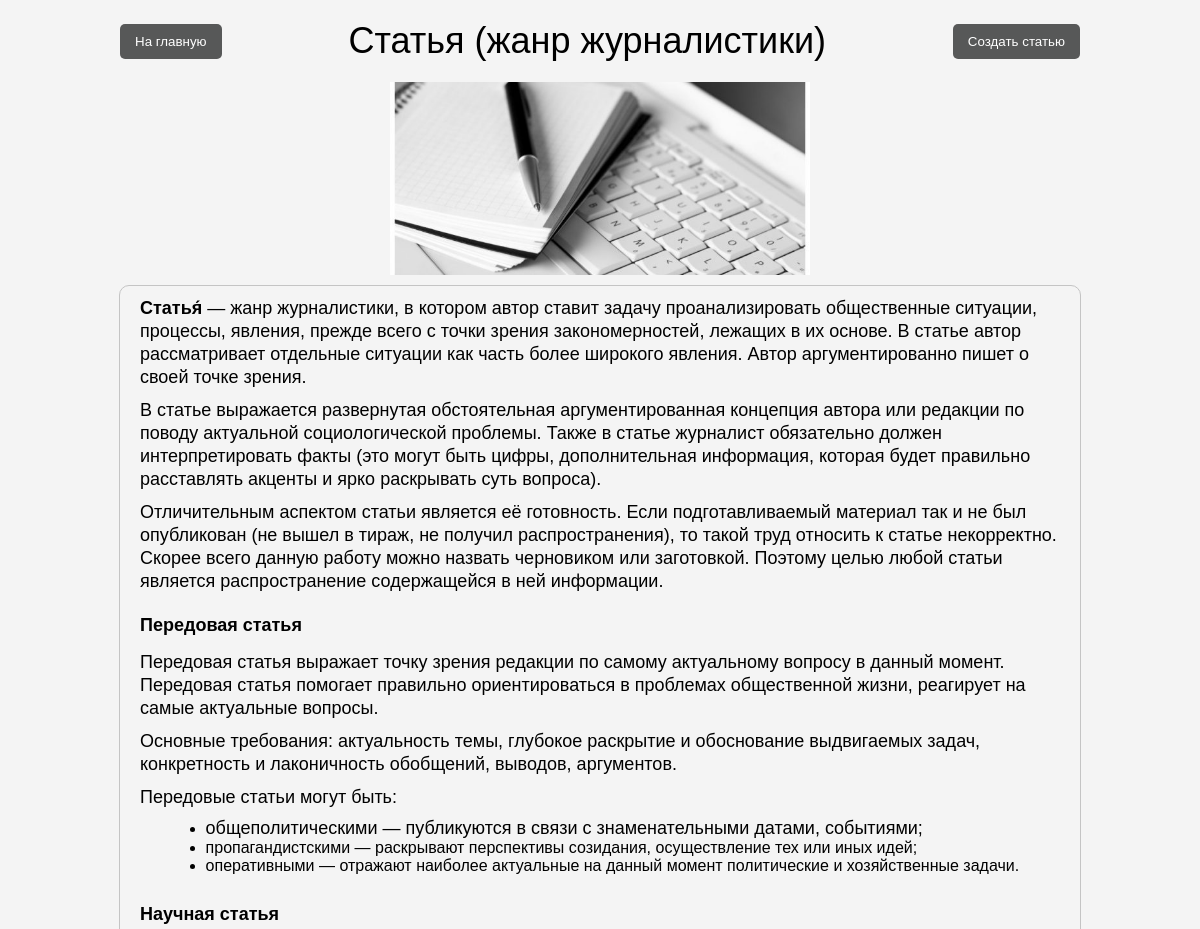
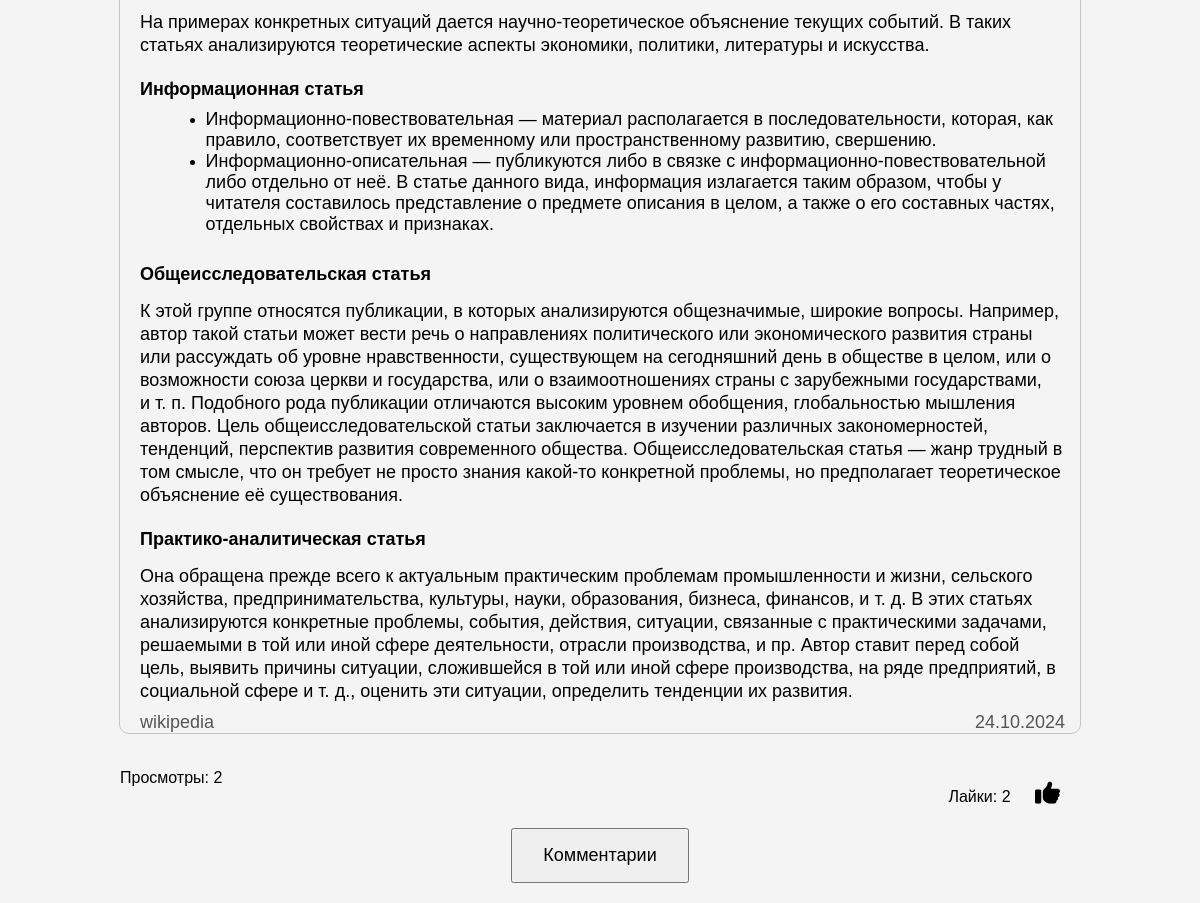
Screenshot of /public/news.php?id=16 with the database file from the repository (2 pictures, top to bottom).
### tables this page shows
CREATE TABLE `newstb` (
  `id` int(11) NOT NULL AUTO_INCREMENT,
  `art_title` varchar(255) NOT NULL,
  `avtor` varchar(45) NOT NULL,
  `descr` varchar(255) NOT NULL,
  `article` longtext NOT NULL,
  `img` varchar(600) NOT NULL,
  `data` date DEFAULT NULL,
  `likes` int(11) DEFAULT 0,
  `views` int(11) DEFAULT 0,
  PRIMARY KEY (`id`)
);

### public/news.php (the view, shortened to what this page needs)
<?php
    include '../config/db_config.php';
    if (isset($_GET['id'])) {
        $art_id = intval($_GET['id']);
        $stmt = $conn->prepare("SELECT * FROM newstb WHERE id = ?");
        $stmt->bind_param("i", $art_id);
        $stmt->execute();
        $result = $stmt->get_result();
        if ($result->num_rows > 0) {
            $article = $result->fetch_assoc();
        } else {
            echo "Article not found.";
            exit;
        }
    $user_has_liked = in_array($art_id, $_SESSION['liked_articles']);
} else {
        echo "Invalid article ID.";
        exit;
    }
?>
<!DOCTYPE html>
<html lang="en">
    <head>
        <link rel="stylesheet" href="https://cdnjs.cloudflare.com/ajax/libs/font-awesome/6.6.0/css/all.min.css">
        <link rel="stylesheet" type="text/css" href="../includes/css/news-style.css">
    </head>
    <body>
        <div class="title-container">
            <button class="home-button" onclick="window.location.href='main.php';">На главную</button>
            <div class="title">
                <p><?php echo htmlspecialchars($article['art_title']); ?></p>
            </div>
            <button class="navigate-button" onclick="window.location.href='addNews.php';">Создать статью</button>
        </div>
        <div class="image">
            <img src="<?php echo htmlspecialchars($article['img']); ?>" alt="Image">
        </div>
        <div class="news">
            <div class="news-text">
                <?php echo $article['article']; ?>
            </div>
            <div class="meta-info">
                <span class="author"><?php echo htmlspecialchars($article['avtor']); ?></span>
                <span class="date"><?php echo date('d.m.Y', strtotime($article['data'])); ?></span>
            </div>
        </div>
        <div class="views-likes">
            <span class="views">Просмотры: <?php echo htmlspecialchars($article['views']); ?></span>
            <span class="likes">
        <span class="likes-count">Лайки: <?php echo htmlspecialchars($article['likes']); ?></span>
                <form action="" method="post" style="display: inline;">
                    <?php if ($user_has_liked): ?>
                        <button type="submit" name="like_action" class="unlike-button">
                            <i class="fa-solid fa-thumbs-down"></i>
                        </button>
                    <?php else: ?>
                        <button type="submit" name="like_action" class="like-button">
                            <i class="fa-solid fa-thumbs-up"></i>
                        </button>
                    <?php endif; ?>
                </form>
            </span>
        </div>
        <button id="toggle-comments">Комментарии</button>
    </body>
</html>

### includes/css/news-style.css (style rules this page uses)
body { font-family: Arial, sans-serif; margin: 0; padding: 0; display: flex; flex-direction: column; align-items: center; min-height: 100vh; background-color: #f4f4f4; }
.title-container { display: flex; justify-content: space-between; align-items: center; width: 80%; margin-top: 20px; margin-bottom: 20px; }
.title { flex-grow: 1; text-align: center; margin: 0; }
.title p { font-size: 36px; margin: 0; }
.navigate-button, .home-button { background-color: rgb(87, 88, 88); color: white; border: none; border-radius: 5px; padding: 10px 15px; cursor: pointer; }
.image { width: 35%; margin-bottom: 10px; display: flex; justify-content: center; align-items: center; }
.image img { max-width: 100%; height: auto; }
.news { width: 80%; border: 1px solid #c4c4c4; border-radius: 10px; margin-bottom: 25px; }
.news-text { margin-top: 10px; margin-right: 15px; margin-left: 20px; margin-bottom: 5px; }
.news-text p { font-size: 20px; }
.meta-info { display: flex; justify-content: space-between; margin-top: 10px; font-size: 18px; color: #555; }
.author { margin-left: 20px; }
.date { margin-right: 15px; }
.views-likes { display: flex; justify-content: space-between; width: 80%; margin: 10px 0; }
.like-button, .unlike-button { padding: 10px 20px; font-size: 25px; background-color: #f4f4f4; border: none; border-radius: 5px; cursor: pointer; }
.likes-count { margin-left: 5px; }
#toggle-comments { margin-bottom: 20px; padding: 15px 30px; font-size: 18px; }

### rows the page displays
newstb: art_title "Статья (жанр журналистики)", img (picture), article "Статья́ — жанр журналистики , в котором автор ставит задачу проанализировать общественные ситуации, процессы, явления, прежде всего с точки зрения закономерностей, лежащих в их основе. В статье автор рассматривает отдельные ситуации как часть более широкого явления. Автор аргументированно пишет о своей точке зрения. В статье выражается развернутая обстоятельная аргументированная концепция автора или редакции по поводу актуальной социологической проблемы. Также в статье журналист обязательно должен интерпретировать факты (это могут быть цифры, дополнительная информация, которая будет правильно расставлять акценты и ярко раскрывать суть вопроса). Отличительным аспектом статьи является её…", avtor "wikipedia", data "24.10.2024", views "2", likes "2"
